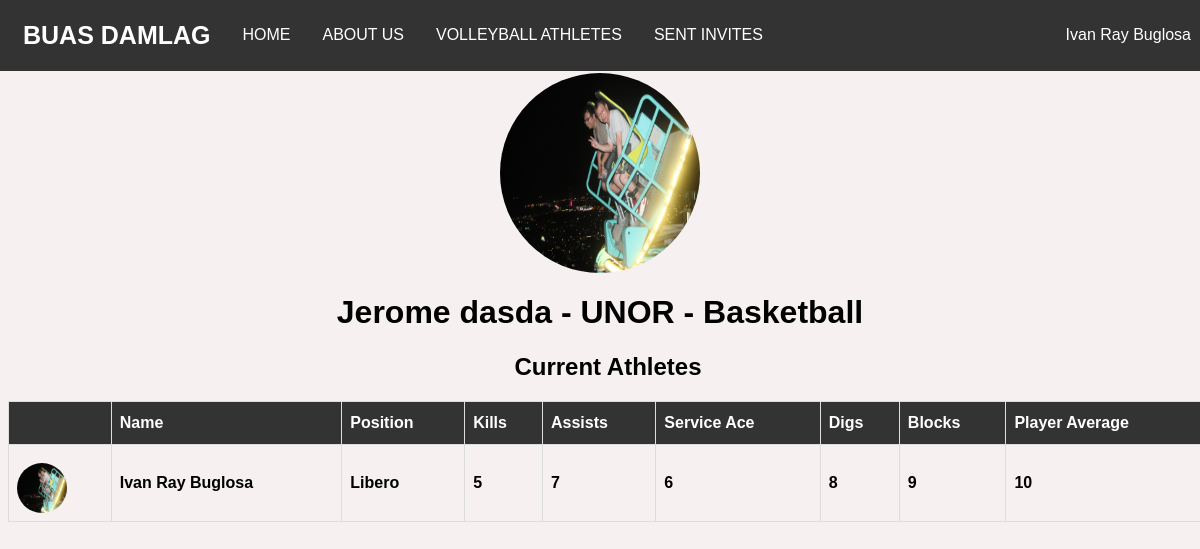
The app's page /userProfile.php?id=43 (signed in) with its own data.
### tables this page shows
CREATE TABLE `users` (
  `id` int(20) NOT NULL,
  `name` varchar(70) NOT NULL,
  `password` varchar(40) NOT NULL,
  `email` varchar(50) NOT NULL,
  `school` varchar(100) DEFAULT NULL,
  `previous_school` text,
  `contact` varchar(20) DEFAULT NULL,
  `address` varchar(100) DEFAULT NULL,
  `birthdate` date NOT NULL,
  `gender` text NOT NULL,
  `sport` text,
  `position` text,
  `created_at` datetime NOT NULL,
  `updated_at` datetime NOT NULL,
  `type` text NOT NULL,
  `status` text NOT NULL,
  `image` varchar(100) NOT NULL,
  `youtube` varchar(50) NOT NULL
);

CREATE TABLE `volleyball` (
  `volleyball_id` int(11) NOT NULL,
  `user_id` int(11) NOT NULL,
  `volleyball_position` text NOT NULL,
  `volleyball_kills` int(2) NOT NULL,
  `volleyball_assists` int(2) NOT NULL,
  `volleyball_service_ace` int(2) NOT NULL,
  `volleyball_digs` int(2) NOT NULL,
  `volleyball_blocks` int(2) NOT NULL,
  `volleyball_average` int(5) NOT NULL,
  `volleyball_total_games_played` int(3) NOT NULL
);

### userProfile.php (the view, shortened to what the rows shown need)
<?php
    include_once('web_db.php');
    include_once('authentication.php');
    $id = $_GET['id'];
    $user = $pdo->findClient($id);
?>
<html>
    <head>
        <link href="styles.css" rel="stylesheet" />
    </head>
    <body>
        <?php include_once('navbar.php'); ?>
        <?php if($user['type'] ==  'Coach'){ ?>
            <?php $imageURL = 'uploads/'.$user["image"];?>
            <center><img src="<?php if(empty($user["image"])){ echo 'uploads/default.png';}else{ echo $imageURL;};?>" class="image" /></center>
            <center><h1><?php echo $user['name']?> - <?php echo $user['school']?> - <?php echo $user['sport']?></h1></center>
            <?php if($current_user['sport'] == 'Basketball'){?>
                <div class="container">
                <center><h2>Current Athletes</h2></center>
                <table id="users" class="table">
                    <thead>
                        <tr>
                            <th></th>
                            <th>Name</th>
                            <th>Position</th>
                            <th>Points</th>
                            <th>Rebounds</th>
                            <th>Steals</th>
                            <th>Assists</th>
                            <th>Blocks</th>
                            <th>Minutes Played</th>
                            <th>Fouls</th>
                            <th>Turnovers</th>
                            <th>Missed Field Goals</th>
                            <th>Player Average</th>
                        </tr>
                    </thead>
                    <tbody>
                        <?php
                            $athletes = $pdo->schoolAthletes($current_user['school'], $current_user['sport']);
                            if(is_array($athletes) && !empty($athletes)){
                                foreach($athletes as $athlete){
                                $player = $pdo->BasketballPlayerStats($athlete['id']);
                        ?>
                        <tr>
                            <td>
                                <?php $imageURL = 'uploads/'.$athlete["image"];?>
                                <img src="<?php if(empty($athlete["image"])){ echo 'uploads/default.png';}else{ echo $imageURL;}?>" class="table-image" />
                            </td>
                            <td>
                                <strong><?php if(!empty($player['id'])){
                                    echo $player['name'];
                                        }else{
                                    echo $athlete['name'];
                                        }
                                        ?>
                                </strong>
                                    </td>
                                    <td>
                                        <strong><?php if(!empty($player['id'])){
                                                    echo $player['basketball_position'];
                                                }else{
                                                    echo 'N/A';
                                                } ?>
                                        </strong>
                                    </td>
                                    <td>
                                        <strong><?php if(!empty($player['id'])){
                                                    echo $player['basketball_points'];
                                                }else{
                                                    echo 'N/A';
                                                } ?>
                                        </strong>
                                    </td>
                                    <td>
                                        <strong><?php if(!empty($player['id'])){
                                                    echo $player['basketball_rebounds'];
                                                }else{
                                                    echo 'N/A';
                                                } ?>
                                        </strong>
                                    </td>
                                    <td>
                                        <strong><?php if(!empty($player['id'])){
                                                    echo $player['basketball_steals'];
                                                }else{
                                                    echo 'N/A';
                                                } ?>
                                        </strong>
                                    </td>
                                    <td>
                                        <strong><?php if(!empty($player['id'])){
                                                    echo $player['basketball_blocks'];
                                                }else{
                                                    echo 'N/A';
                                                } ?>
                                        </strong>
                                    </td>
                                    <td>
                                        <strong><?php if(!empty($player['id'])){
                                                    echo $player['basketball_rebounds'];
                                                }else{
                                                    echo 'N/A';
                                                } ?>
                                        </strong>
                                    </td>
                                    <td>
                                        <strong><?php if(!empty($player['id'])){
                                                    echo $player['basketball_minutes_played'];
                                                }else{
                                                    echo 'N/A';
                                                } ?>
                                        </strong>
                                    </td>
                                    <td>
                                        <strong><?php if(!empty($player['id'])){
                                                    echo $player['basketball_fouls'];
                                                }else{
                                                    echo 'N/A';
                                                } ?>
                                        </strong>
                                    </td>
                                    <td>
                                        <strong><?php if(!empty($player['id'])){
                                                    echo $player['basketball_turnovers'];
                                                }else{
                                                    echo 'N/A';
                                                } ?>
                                        </strong>
                                    </td>
                                    <td>
                                        <strong><?php if(!empty($player['id'])){
                                                    echo $player['basketball_missedFG'];
                                                }else{
                                                    echo 'N/A';
                                                } ?>
                                        </strong>
                                    </td>
                                    <td>
                                        <strong><?php if(!empty($player['id'])){
                                                    echo $player['basketball_average'];
                                                }else{
                                                    echo 'N/A';
                                                } ?>
                                        </strong>
                                    </td>
                                </tr>
                                <?php } } ?>
                            </tbody>
                        </table>
                    </div>
            <?php }else{ ?>
                    <div class="container">
                    <center><h2>Current Athletes</h2></center>
                    <table id="users" class="table">
                            <thead>
                                <tr>
                                    <th></th>
                                    <th>Name</th>
                                    <th>Position</th>
                                    <th>Kills</th>
                                    <th>Assists</th>
                                    <th>Service Ace</th>
                                    <th>Digs</th>
                                    <th>Blocks</th>
                                    <th>Player Average</th>
                                </tr>
                            </thead>
                            <tbody>
                                <?php
                                    $athletes = $pdo->schoolAthletes($current_user['school'], $current_user['sport']);
                                        if(is_array($athletes) && !empty($athletes)){
                                            foreach($athletes as $athlete){
                                            $player = $pdo->VolleyballPlayerStats($athlete['id']);
                                ?>
                                <tr>
                                    <td>
                                        <?php $imageURL = 'uploads/'.$athlete["image"];?>
                                        <img src="<?php if(empty($player["image"])){ echo 'uploads/default.png';}else{ echo $imageURL;}?>" class="table-image" />
                                    </td>
                                    <td>
                                        <strong><?php if(!empty($player['id'])){
                                                    echo $player['name'];
                                                }else{
                                                    echo $athlete['name'];
                                                }
                                                ?>
                                        </strong>
                                    </td>
                                    <td>
                                        <strong><?php if(!empty($player['id'])){
                                                    echo $player['volleyball_position'];
                                                }else{
                                                    echo 'N/A';
                                                } ?>
                                        </strong>
                                    </td>
                                    <td>
                                        <strong><?php if(!empty($player['id'])){
                                                    echo $player['volleyball_kills'];
                                                }else{
                                                    echo 'N/A';
                                                } ?>
                                        </strong>
                                    </td>
                                    <td>
                                        <strong><?php if(!empty($player['id'])){
                                                    echo $player['volleyball_assists'];
                                                }else{
                                                    echo 'N/A';
                                                } ?>
                                        </strong>
                                    </td>
                                    <td>
                                        <strong><?php if(!empty($player['id'])){
                                                    echo $player['volleyball_service_ace'];
                                                }else{
                                                    echo 'N/A';
                                                } ?>
                                        </strong>
                                    </td>
                                    <td>
                                        <strong><?php if(!empty($player['id'])){
                                                    echo $player['volleyball_digs'];
                                                }else{
                                                    echo 'N/A';
                                                } ?>
                                        </strong>
                                    </td>
                                    <td>
                                        <strong><?php if(!empty($player['id'])){
                                                    echo $player['volleyball_blocks'];
                                                }else{
                                                    echo 'N/A';
                                                } ?>
                                        </strong>
                                    </td>
                                    <td>
                                        <strong><?php if(!empty($player['id'])){
                                                    echo $player['volleyball_average'];
                                                }else{
                                                    echo 'N/A';
                                                } ?>
                                        </strong>
                                    </td>
                                </tr>
                                <?php } } ?>
                            </tbody>
                        </table>
                    </div>
            <?php } ?>
        <?php } ?>
    </body>
</html>

### navbar.php (shortened to what the rows shown need)
<nav class="navbar">
    <div class="container">
    <?php
        if($current_user['type'] == 'Admin'){
    ?>
        <a href="index.php" class="list">USERS</a>
    <?php }else{ ?>
        <strong><a class="brand-logo" href="home.php">BUAS DAMLAG</a></strong>
        <a href="home.php" class="list">HOME</a>
        <a href="about.php" class="list">ABOUT US</a>
        <a href="index.php" class="list"><?php echo strtoupper($current_user['sport']);?> ATHLETES</a>
        <a href="invites.php" class="list">SENT INVITES</a>
    <?php } ?>
        <div class="dropdown user-profile list">
            <button class="dropbtn profile-dropdown" onclick="profileDropdown()">
                <?php echo $current_user['name']?>
            </button>
        </div>
    </div>
</nav>

### records on screen
users: sport "VOLLEYBALL", name "Ivan Ray Buglosa", image (picture), volleyball.volleyball_position "Libero", volleyball.volleyball_kills "5", volleyball.volleyball_assists "7", volleyball.volleyball_service_ace "6", volleyball.volleyball_digs "8", volleyball.volleyball_blocks "9", volleyball.volleyball_average "10"
users: image (picture), name "Jerome dasda", school "UNOR", sport "Basketball"
